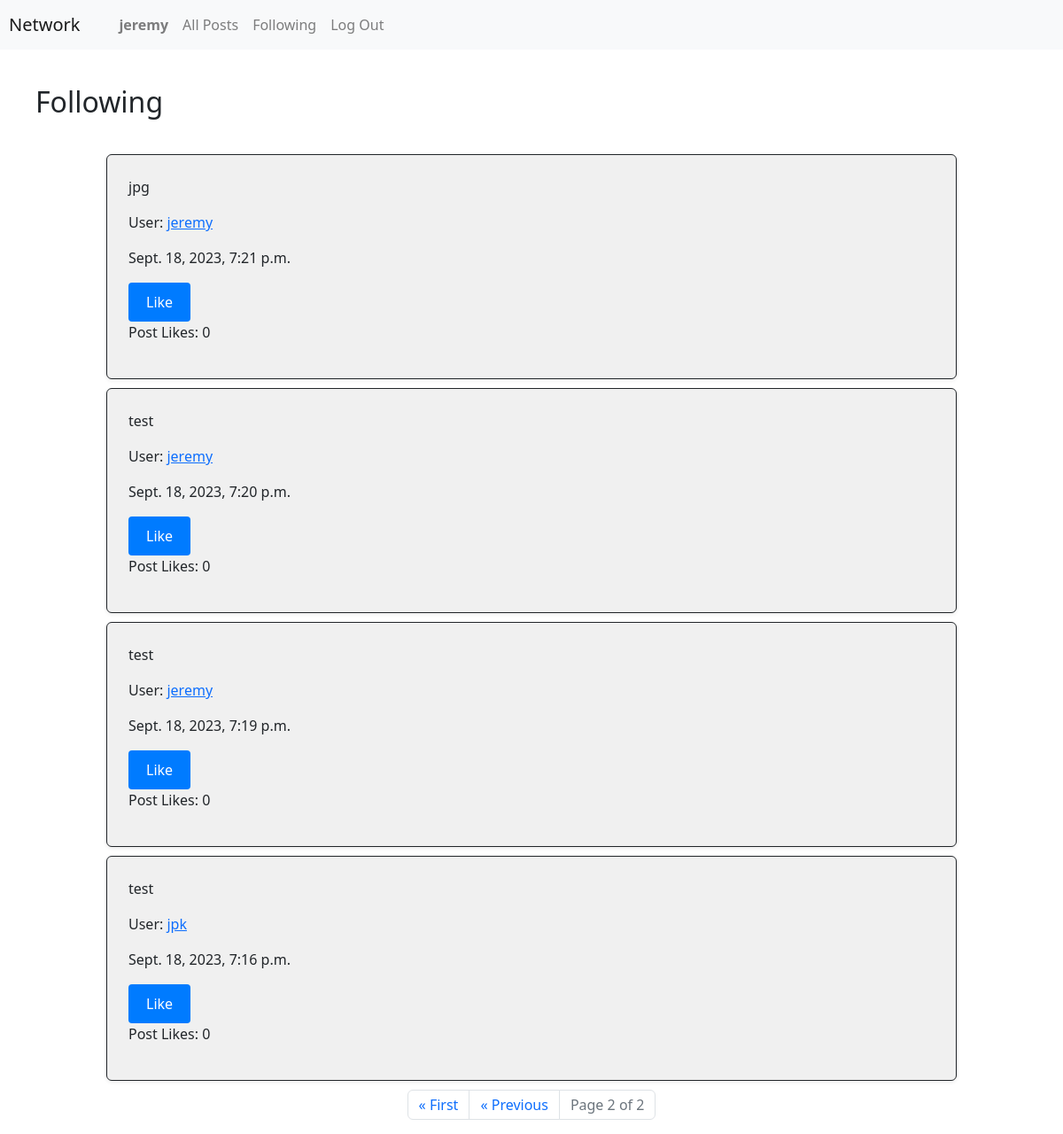
Before: /follow_page?page=2 (signed in) with the older database file.
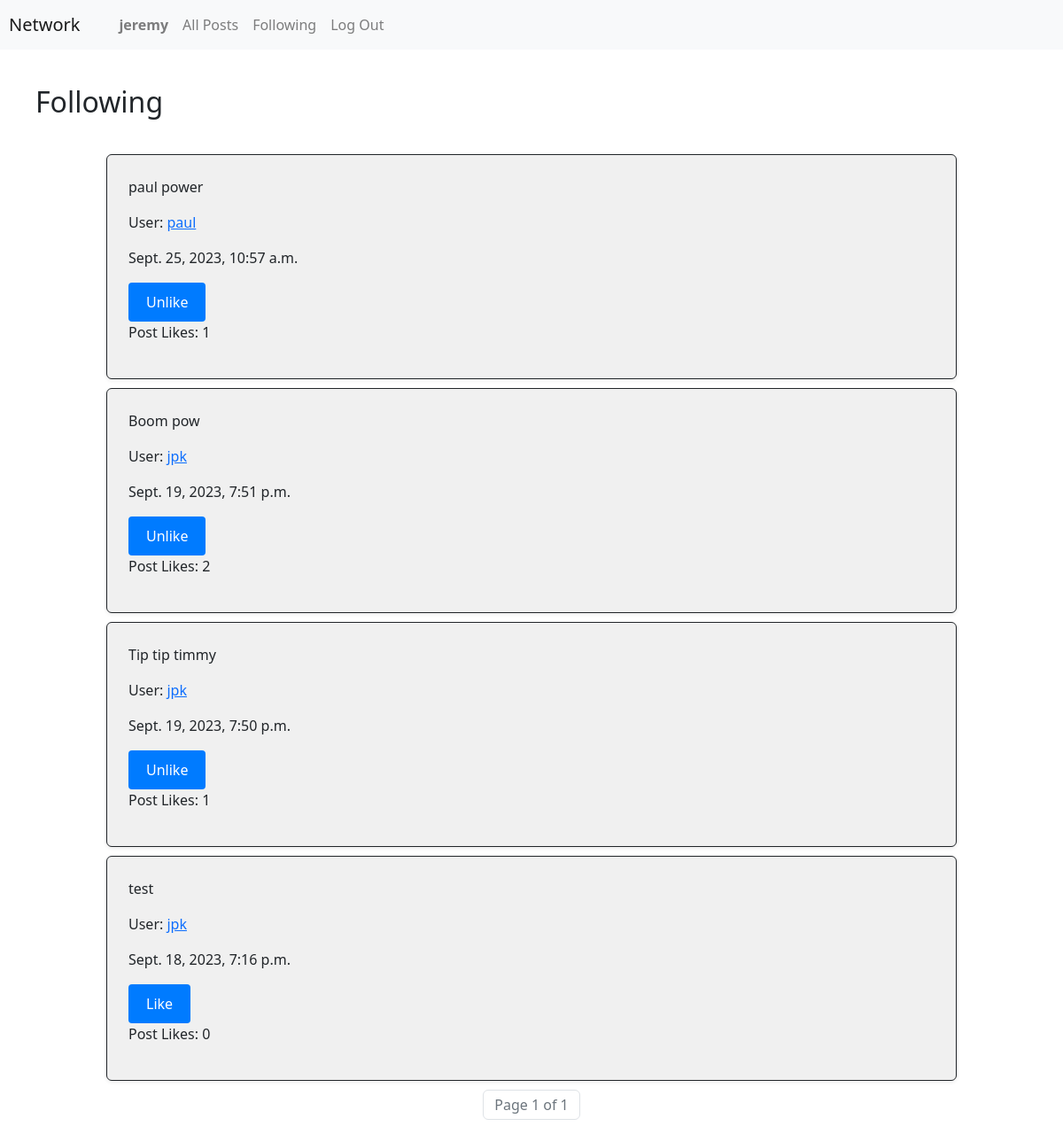
After: the same page with the newer database file.
### network/models.py (models this page shows, shortened)
class Post(models.Model):
    user = models.ForeignKey(User, on_delete=models.CASCADE)
    text = models.TextField(verbose_name="Post Text")
    timeStamp = models.DateTimeField(auto_now_add=True)
    likeCount = models.IntegerField(blank=True, null=True)

class User(AbstractUser):
    pass

### network/views.py (the view)
# urls.py: path("follow_page", views.follow_page, name="follow_page"),
@login_required
def follow_page(request):
    user = request.user
    userFollows = Follower.objects.filter(user=user)
    userFollowList = []
    for follwerId in userFollows:
        userFollowId = follwerId.userfollow
        userFollowList.append(userFollowId)
    followedUsers = User.objects.filter(id__in=userFollowList)
    allPost = Post.objects.filter(user__in=followedUsers).order_by('-timeStamp')
    paginator = Paginator(allPost, 10)
    page_number = request.GET.get('page')
    page_obj = paginator.get_page(page_number)
    has_previous_page = page_obj.has_previous
    userLikes = PostLike.objects.filter(user=request.user.id, currentLike=True)
    userLikesPostId = []
    for likes in userLikes:
            likeId = likes.post
            userLikesPostId.append(likeId)
    return render(request, "network/follow.html", {
        "allPost": allPost,
        "page_obj": page_obj,
        "has_previous_page": has_previous_page,
        "userLikes": userLikesPostId
    })
    print(followedUserPost)
    return render(request, "network/follow.html")

### network/templates/network/follow.html (shortened to what this page needs)
{% extends "network/layout.html" %}
{% load static %}
{% block body %}
    <div id="followPageHeader" style="margin: 40px;">
        <h2>Following</h2>
    </div>
    {% for post in page_obj %}
    <div id="postPage" class="border border-dark p-4 rounded shadow-sm" style="width: 80%; margin: 10px auto; background-color: #f0f0f0; padding: 10px;">
        <p>{{ post.text }}</p>
        <p>User: <a href="{% url 'user' post.user.id %}">{{ post.user.username }}</a></p>
        <p>{{ post.timeStamp }}</p>
        <button type="submit" id="postLike" class="post-like-button" data-post-id="{{ post.id }}" data-user-id="{{ post.user.id }}">
            {% if post in userLikes %}
                Unlike
            {% else %}
                Like
            {% endif %}
        </button>
        <p>Post Likes: {% if post.likeCount == None %}
                            0
                        {% else %}
                            {{ post.likeCount }}
                        {% endif %}</p>
    </div>
    {% endfor %}
    <nav aria-label="Page navigation">
        <ul class="pagination justify-content-center">
            {% if has_previous_page %}
                <li class="page-item">
                    <a class="page-link" href="?page=1" aria-label="First">
                        <span aria-hidden="true">&laquo; First</span>
                    </a>
                </li>
                <li class="page-item">
                    <a class="page-link" href="?page={{ page_obj.previous_page_number }}" aria-label="Previous">
                        <span aria-hidden="true">&laquo; Previous</span>
                    </a>
                </li>
            {% endif %}
            <li class="page-item disabled">
                <span class="page-link">Page {{ page_obj.number }} of {{ page_obj.paginator.num_pages }}</span>
            </li>
        </ul>
    </nav>
{% endblock %}

Changed rows visible on the page:
no longer on this page (row edited): Post: text "jpg", user.username "jeremy", timeStamp "Sept. 18, 2023, 7:21 p.m.", shows "Like"
no longer on this page (row unchanged): Post: text "test", user.username "jeremy", timeStamp "Sept. 18, 2023, 7:20 p.m.", shows "Like"
no longer on this page (row unchanged): Post: text "test", user.username "jeremy", timeStamp "Sept. 18, 2023, 7:19 p.m.", shows "Like"
added Post: text "paul power", user.username "paul", timeStamp "Sept. 25, 2023, 10:57 a.m.", shows "Unlike", likeCount "1"
now on this page (row unchanged): Post: text "Boom pow", user.username "jpk", timeStamp "Sept. 19, 2023, 7:51 p.m.", shows "Unlike", likeCount "2"
now on this page (row unchanged): Post: text "Tip tip timmy", user.username "jpk", timeStamp "Sept. 19, 2023, 7:50 p.m.", shows "Unlike", likeCount "1"
Other visible differences:
{{ page_obj.number }}: "2" → "1"
{{ page_obj.paginator.num_pages }}: "2" → "1"
text no longer shown: "« First « Previous"
